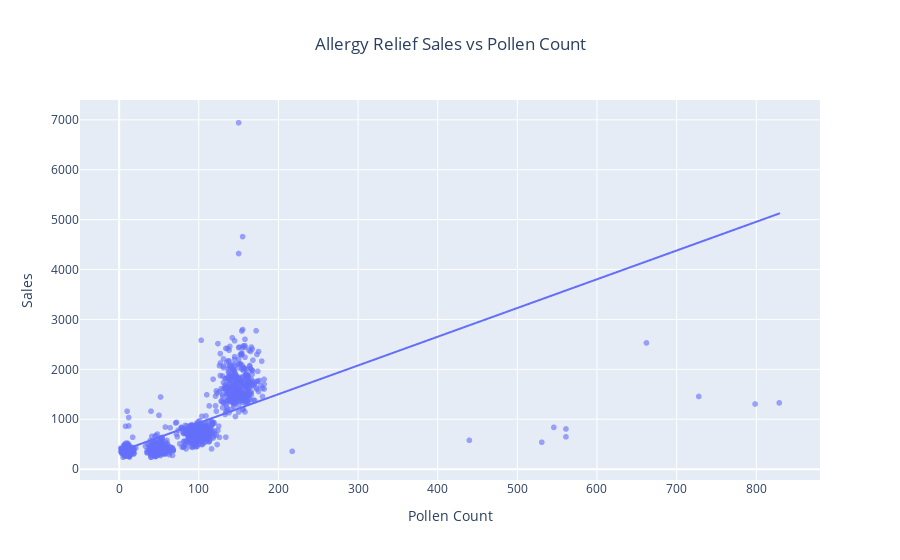

This figure's notebook cell:
### Markdown cell above
This plot shows that average sales peak during winter months (January, February, and December) across all regions, likely due to seasonal factors like cold and flu activity.

Sales begin to decline through March to May, but the lowest levels are reached in the summer, especially in June, July, and August.

After that, sales gradually rise again through fall, with a sharp increase in December.

Toronto shows the highest average sales overall, while Vancouver tends to trend slightly lower. Despite differences in magnitude, all regions seem to follow a similar seasonal sales pattern.

### Code cell
# Only plot Allergy Relief here because it is the only medication directly affected by pollen levels.
# Including other medications would dilute the relationship between pollen levels and sales, and may make the scatter plot confusing.
allergy_df = df_eda[df_eda['Medication'] == 'Allergy Relief']
# Create a scatter plot with a fitted linear trendline (OLS) or Ordinary Least Squares.
fig = px.scatter(
    allergy_df,
    x='Pollen_Count',
    y='Sales',
    trendline='ols',
    title='Allergy Relief Sales vs Pollen Count',
    labels={'Pollen_Count': 'Pollen Count', 'Sales': 'Sales'},
    opacity=0.6
)

# Center title and show plot.
fig.update_layout(title_x=0.5)
fig.show()

### Figure 1 — Plotly figure (JSON) as saved in the notebook; plotly's stock layout.template omitted (floating-point values rounded to 4 significant figures; data arrays with more than 128 entries replaced by an {"elided": "..."} marker saying what was removed)
{"data": [{"hovertemplate": "Pollen Count=%{x}<br>Sales=%{y}<extra></extra>", "legendgroup": "", "marker": {"color": "#636efa", "opacity": 0.6, "symbol": "circle"}, "mode": "markers", "name": "", "showlegend": false, "type": "scattergl", "x": {"elided": "1460 float values"}, "xaxis": "x", "y": {"elided": "1460 float values"}, "yaxis": "y"}, {"hovertemplate": "<b>OLS trendline</b><br>Sales = 5.75817 * Pollen_Count + 350.015<br>R<sup>2</sup>=0.421712<br><br>Pollen Count=%{x}<br>Sales=%{y} <b>(trend)</b><extra></extra>", "legendgroup": "", "marker": {"color": "#636efa", "symbol": "circle"}, "mode": "lines", "name": "", "showlegend": false, "type": "scattergl", "x": {"elided": "1375 float values"}, "xaxis": "x", "y": {"elided": "1375 float values"}, "yaxis": "y"}], "layout": {"legend": {"tracegroupgap": 0}, "title": {"text": "Allergy Relief Sales vs Pollen Count", "x": 0.5}, "xaxis": {"anchor": "y", "domain": [0, 1], "title": {"text": "Pollen Count"}}, "yaxis": {"anchor": "x", "domain": [0, 1], "title": {"text": "Sales"}}}}
